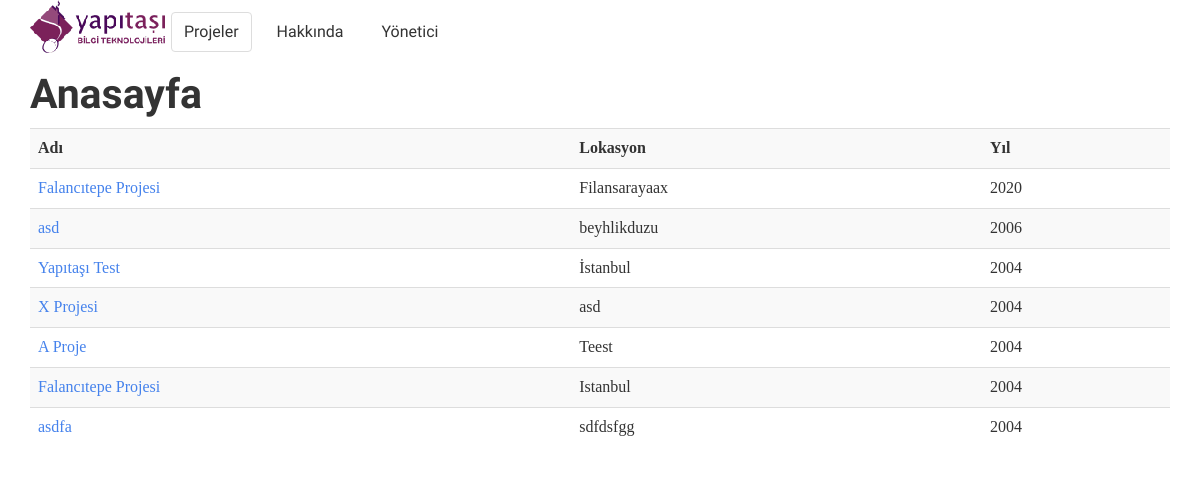
/unit/, run on the app's committed database.
### unit/models.py (models this page shows, shortened)
class Project(models.Model):
    name = models.CharField('project_name', max_length=80)
    city = models.CharField('project_city', max_length=80)
    year = models.IntegerField('launch_year')
    class Meta:
        unique_together = ('name', 'city',)

### unit/views.py (the view)
def index(request):
    projects = Project.objects.all()
    context = {'project_list': projects}
    return render(request, 'unit/index.html', context)

### unit/templates/unit/index.html (shortened to what this page needs)
{% extends 'common/base.html' %}
{% block content %}
<h1>Anasayfa</h1>
    <table class="table table-striped table-hover">
    <tr>
        <th>Adı</th>
        <th>Lokasyon</th>
        <th>Yıl</th>
    </tr>
    {% for project in project_list %}
    <tr>
    <td><a href="{% url 'project' project.id %}">{{  project.name }}</a></td>
    <td>{{ project.city }}</td>
    <td>{{ project.year }}</td>
    </tr>
    {% endfor %}
    </table>
{%  endblock content %}

### _static/css/starter-template.css (style rules this page uses)
body { padding-top: 50px; }

### data on the page
Project: name "Falancıtepe Projesi", city "Filansarayaax", year "2020"
Project: name "asd", city "beyhlikduzu", year "2006"
Project: name "Yapıtaşı Test", city "İstanbul", year "2004"
Project: name "X Projesi", city "asd", year "2004"
Project: name "A Proje", city "Teest", year "2004"
Project: name "Falancıtepe Projesi", city "Istanbul", year "2004"
Project: name "asdfa", city "sdfdsfgg", year "2004"
